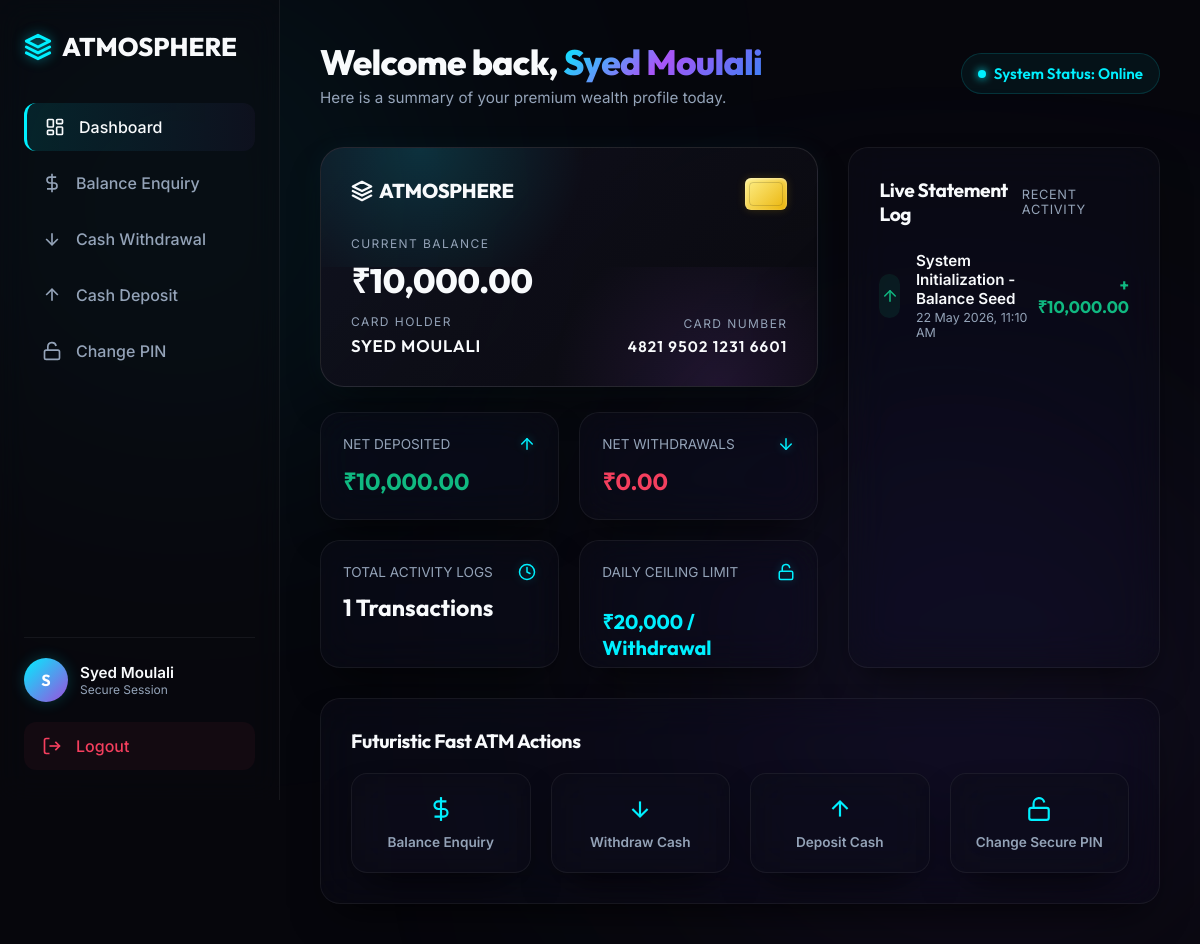
Page /dashboard (signed in) on the committed database.
### app/models.py (models this page shows, shortened)
class Account(db.Model):
    __tablename__ = 'accounts'
    account_number = db.Column(db.String(20), primary_key=True)
    account_holder_name = db.Column(db.String(100), nullable=False)
    pin_hash = db.Column(db.String(256), nullable=False)
    account_status = db.Column(db.String(20), default='Active', nullable=False)  # 'Active' or 'Blocked'
    balance = db.Column(db.Float, default=0.0, nullable=False)
    created_at = db.Column(db.DateTime, default=lambda: datetime.now(timezone.utc), nullable=False)
    transactions = db.relationship('Transaction', backref='account', lazy=True, cascade='all, delete-orphan')

class Transaction(db.Model):
    __tablename__ = 'transactions'
    id = db.Column(db.Integer, primary_key=True, autoincrement=True)
    account_number = db.Column(db.String(20), db.ForeignKey('accounts.account_number'), nullable=False)
    type = db.Column(db.String(20), nullable=False)  # 'Deposit', 'Withdrawal', 'PIN Change'
    amount = db.Column(db.Float, nullable=False)
    description = db.Column(db.String(200), nullable=True)
    timestamp = db.Column(db.DateTime, default=lambda: datetime.now(timezone.utc), nullable=False)

### app/routes/main.py (the view)
@main_bp.route("/dashboard")
@login_required
def dashboard():
    acc_num = session["account"]
    account = BankService.get_account(acc_num)
    if not account:
        session.clear()
        return redirect(url_for("auth.login"))
    analytics = BankService.get_analytics(acc_num)
    recent_tx = BankService.get_transaction_history(acc_num, limit=5)
    return render_template(
        "dashboard.html",
        name=account.account_holder_name,
        account_number=account.account_number,
        balance=account.balance,
        status=account.account_status,
        analytics=analytics,
        transactions=recent_tx
    )

### app/templates/dashboard.html (shortened to what this page needs)
{% extends "base.html" %}
{% block nav_dashboard %}active{% endblock %}
{% block content %}
<div class="page-header">
    <div>
        <h1 class="page-title">Welcome back, <span class="gradient-text">{{ name }}</span></h1>
        <p class="page-subtitle">Here is a summary of your premium wealth profile today.</p>
    </div>
    <div style="font-family: var(--font-outfit); font-weight: 600; font-size: 0.95rem; color: var(--accent-cyan); display: flex; align-items: center; gap: 8px; background: rgba(0, 240, 255, 0.05); padding: 10px 16px; border-radius: 30px; border: 1px solid rgba(0, 240, 255, 0.15);">
        <span style="display:inline-block; width: 8px; height: 8px; border-radius: 50%; background: var(--accent-cyan); box-shadow: 0 0 8px var(--accent-cyan);"></span>
        System Status: Online
    </div>
</div>
<div class="dashboard-grid">
    <div>
        <div class="premium-card">
            <div class="card-header-row">
                <div class="card-brand">
                    <svg width="22" height="22" viewBox="0 0 24 24" fill="none" stroke="currentColor" stroke-width="2.5" stroke-linecap="round" stroke-linejoin="round"><path d="M12 2L2 7l10 5 10-5-10-5zM2 17l10 5 10-5M2 12l10 5 10-5"/></svg>
                    ATMOSPHERE
                </div>
                <div class="card-chip"></div>
            </div>
            <div class="card-mid-row">
                <div class="card-label">Current Balance</div>
                <div style="font-family: var(--font-outfit); font-size: 2.1rem; font-weight: 800; letter-spacing: -0.01em; color: var(--text-primary);">
                    {{ format_currency(balance) }}
                </div>
            </div>
            <div class="card-footer-row">
                <div>
                    <div class="card-label">Card Holder</div>
                    <div class="card-holder">{{ name }}</div>
                </div>
                <div class="card-expiry">
                    <div class="card-label">Card Number</div>
                    <div class="card-number" style="font-size: 0.95rem; letter-spacing: 0.08em;">4821 9502 {{ account_number[0:4] }} {{ account_number[4:8] }}</div>
                </div>
            </div>
        </div>
        <div class="stats-container">
            <div class="glass-panel stat-widget glass-panel-floating">
                <div class="stat-header">
                    <span>NET DEPOSITED</span>
                    <svg width="18" height="18" viewBox="0 0 24 24" fill="none" stroke="currentColor" stroke-width="2" stroke-linecap="round" stroke-linejoin="round"><line x1="12" y1="19" x2="12" y2="5"></line><polyline points="5 12 12 5 19 12"></polyline></svg>
                </div>
                <div class="stat-value" style="color: var(--accent-green);">
                    {{ format_currency(analytics.total_deposited) if analytics else format_currency(balance) }}
                </div>
            </div>
            <div class="glass-panel stat-widget glass-panel-floating">
                <div class="stat-header">
                    <span>NET WITHDRAWALS</span>
                    <svg width="18" height="18" viewBox="0 0 24 24" fill="none" stroke="currentColor" stroke-width="2" stroke-linecap="round" stroke-linejoin="round"><line x1="12" y1="5" x2="12" y2="19"></line><polyline points="19 12 12 19 5 12"></polyline></svg>
                </div>
                <div class="stat-value" style="color: var(--accent-red);">
                    {{ format_currency(analytics.total_withdrawn) if analytics else format_currency(0.0) }}
                </div>
            </div>
            <div class="glass-panel stat-widget glass-panel-floating">
                <div class="stat-header">
                    <span>TOTAL ACTIVITY LOGS</span>
                    <svg width="18" height="18" viewBox="0 0 24 24" fill="none" stroke="currentColor" stroke-width="2" stroke-linecap="round" stroke-linejoin="round"><circle cx="12" cy="12" r="10"></circle><polyline points="12 6 12 12 16 14"></polyline></svg>
                </div>
                <div class="stat-value">
                    {{ analytics.transaction_count if analytics else 0 }} Transactions
                </div>
            </div>
            <div class="glass-panel stat-widget glass-panel-floating">
                <div class="stat-header">
                    <span>DAILY CEILING LIMIT</span>
                    <svg width="18" height="18" viewBox="0 0 24 24" fill="none" stroke="currentColor" stroke-width="2" stroke-linecap="round" stroke-linejoin="round"><rect x="3" y="11" width="18" height="11" rx="2" ry="2"></rect><path d="M7 11V7a5 5 0 0 1 9.9-1"></path></svg>
                </div>
                <div class="stat-value" style="color: var(--accent-cyan); font-size: 1.25rem; align-items:center; display:flex; height: 100%;">
                    ₹20,000 / Withdrawal
                </div>
            </div>
        </div>
    </div>
    <div class="glass-panel activity-card">
        <div class="activity-header">
            <h2 class="quick-actions-title" style="margin-bottom:0;">Live Statement Log</h2>
            <div style="font-size:0.8rem; color: var(--text-secondary); text-transform:uppercase; letter-spacing:0.05em;">Recent Activity</div>
        </div>
        <div class="activity-list">
            {% if transactions %}
                {% for tx in transactions %}
                    <div class="activity-item">
                        <div class="activity-left">
                            <div class="activity-icon-box {% if tx.type == 'Deposit' %}icon-deposit{% elif tx.type == 'Withdrawal' %}icon-withdraw{% else %}icon-security{% endif %}">
                                {% if tx.type == 'Deposit' %}
                                    <svg width="18" height="18" viewBox="0 0 24 24" fill="none" stroke="currentColor" stroke-width="2" stroke-linecap="round" stroke-linejoin="round"><line x1="12" y1="19" x2="12" y2="5"></line><polyline points="5 12 12 5 19 12"></polyline></svg>
                                {% elif tx.type == 'Withdrawal' %}
                                    <svg width="18" height="18" viewBox="0 0 24 24" fill="none" stroke="currentColor" stroke-width="2" stroke-linecap="round" stroke-linejoin="round"><line x1="12" y1="5" x2="12" y2="19"></line><polyline points="19 12 12 19 5 12"></polyline></svg>
                                {% else %}
                                    <svg width="18" height="18" viewBox="0 0 24 24" fill="none" stroke="currentColor" stroke-width="2" stroke-linecap="round" stroke-linejoin="round"><rect x="3" y="11" width="18" height="11" rx="2" ry="2"></rect><path d="M7 11V7a5 5 0 0 1 9.9-1"></path></svg>
                                {% endif %}
                            </div>
                            <div class="activity-details">
                                <span class="activity-title">{{ tx.description }}</span>
                                <span class="activity-time">{{ tx.timestamp.strftime('%d %b %Y, %I:%M %p') }}</span>
                            </div>
                        </div>
                        <div class="activity-right">
                            <span class="activity-amount {% if tx.type == 'Deposit' %}amount-positive{% elif tx.type == 'Withdrawal' %}amount-negative{% endif %}">
                                {% if tx.type == 'Deposit' %}+{% elif tx.type == 'Withdrawal' %}-{% endif %}
                                ₹{{ "{:,.2f}".format(tx.amount) }}
                            </span>
                        </div>
                    </div>
                {% endfor %}
            {% endif %}
        </div>
    </div>
</div>
<div class="glass-panel quick-actions-panel">
    <h2 class="quick-actions-title">Futuristic Fast ATM Actions</h2>
    <div class="quick-actions-grid">
        <a href="{{ url_for('main.balance') }}" class="glass-panel quick-action-btn glass-panel-floating">
            <svg viewBox="0 0 24 24" fill="none" stroke="currentColor" stroke-width="2"><line x1="12" y1="1" x2="12" y2="23"></line><path d="M17 5H9.5a3.5 3.5 0 0 0 0 7h5a3.5 3.5 0 0 1 0 7H6"></path></svg>
            <span class="quick-action-label">Balance Enquiry</span>
        </a>
        <a href="{{ url_for('transactions.withdraw') }}" class="glass-panel quick-action-btn glass-panel-floating">
            <svg viewBox="0 0 24 24" fill="none" stroke="currentColor" stroke-width="2"><line x1="12" y1="5" x2="12" y2="19"></line><polyline points="19 12 12 19 5 12"></polyline></svg>
            <span class="quick-action-label">Withdraw Cash</span>
        </a>
        <a href="{{ url_for('transactions.deposit') }}" class="glass-panel quick-action-btn glass-panel-floating">
            <svg viewBox="0 0 24 24" fill="none" stroke="currentColor" stroke-width="2"><line x1="12" y1="19" x2="12" y2="5"></line><polyline points="5 12 12 5 19 12"></polyline></svg>
            <span class="quick-action-label">Deposit Cash</span>
        </a>
        <a href="{{ url_for('transactions.changepin') }}" class="glass-panel quick-action-btn glass-panel-floating">
            <svg viewBox="0 0 24 24" fill="none" stroke="currentColor" stroke-width="2"><rect x="3" y="11" width="18" height="11" rx="2" ry="2"></rect><path d="M7 11V7a5 5 0 0 1 9.9-1"></path></svg>
            <span class="quick-action-label">Change Secure PIN</span>
        </a>
    </div>
</div>
{% endblock %}

### app/templates/base.html (shortened to what this page needs)
<!DOCTYPE html>
<html lang="en">
<head>
    <link rel="stylesheet" href="{{ url_for('static', filename='css/style.css') }}">
</head>
<body>
    <div class="ambient-glows">
        <div class="glow-blob glow-blob-1"></div>
        <div class="glow-blob glow-blob-2"></div>
        <div class="glow-blob glow-blob-3"></div>
    </div>
    {% block layout %}
    <div class="app-layout">
        <aside class="app-sidebar">
            <div>
                <a href="{{ url_for('main.dashboard') }}" class="sidebar-brand">
                    <svg width="28" height="28" viewBox="0 0 24 24" fill="none" stroke="currentColor" stroke-width="2.5" stroke-linecap="round" stroke-linejoin="round"><path d="M12 2L2 7l10 5 10-5-10-5zM2 17l10 5 10-5M2 12l10 5 10-5"/></svg>
                    <span>ATMOSPHERE</span>
                </a>
                <ul class="sidebar-menu">
                    <li class="sidebar-item {% block nav_dashboard %}{% endblock %}">
                        <a href="{{ url_for('main.dashboard') }}">
                            <svg viewBox="0 0 24 24" fill="none" stroke="currentColor" stroke-width="2"><rect x="3" y="3" width="7" height="9" rx="1"></rect><rect x="14" y="3" width="7" height="5" rx="1"></rect><rect x="14" y="12" width="7" height="9" rx="1"></rect><rect x="3" y="16" width="7" height="5" rx="1"></rect></svg>
                            <span>Dashboard</span>
                        </a>
                    </li>
                    <li class="sidebar-item {% block nav_balance %}{% endblock %}">
                        <a href="{{ url_for('main.balance') }}">
                            <svg viewBox="0 0 24 24" fill="none" stroke="currentColor" stroke-width="2"><line x1="12" y1="1" x2="12" y2="23"></line><path d="M17 5H9.5a3.5 3.5 0 0 0 0 7h5a3.5 3.5 0 0 1 0 7H6"></path></svg>
                            <span>Balance Enquiry</span>
                        </a>
                    </li>
                    <li class="sidebar-item {% block nav_withdraw %}{% endblock %}">
                        <a href="{{ url_for('transactions.withdraw') }}">
                            <svg viewBox="0 0 24 24" fill="none" stroke="currentColor" stroke-width="2"><line x1="12" y1="5" x2="12" y2="19"></line><polyline points="19 12 12 19 5 12"></polyline></svg>
                            <span>Cash Withdrawal</span>
                        </a>
                    </li>
                    <li class="sidebar-item {% block nav_deposit %}{% endblock %}">
                        <a href="{{ url_for('transactions.deposit') }}">
                            <svg viewBox="0 0 24 24" fill="none" stroke="currentColor" stroke-width="2"><line x1="12" y1="19" x2="12" y2="5"></line><polyline points="5 12 12 5 19 12"></polyline></svg>
                            <span>Cash Deposit</span>
                        </a>
                    </li>
                    <li class="sidebar-item {% block nav_changepin %}{% endblock %}">
                        <a href="{{ url_for('transactions.changepin') }}">
                            <svg viewBox="0 0 24 24" fill="none" stroke="currentColor" stroke-width="2"><rect x="3" y="11" width="18" height="11" rx="2" ry="2"></rect><path d="M7 11V7a5 5 0 0 1 9.9-1"></path></svg>
                            <span>Change PIN</span>
                        </a>
                    </li>
                </ul>
            </div>
            <div class="sidebar-footer">
                <div class="user-profile-widget">
                    <div class="avatar">
                        {{ name[0] if name else 'A' }}
                    </div>
                    <div class="profile-info">
                        <div class="profile-name" title="{{ name }}">{{ name }}</div>
                        <div class="profile-role">Secure Session</div>
                    </div>
                </div>
                <li class="sidebar-item" style="list-style:none;">
                    <a href="{{ url_for('auth.logout') }}" style="color: var(--accent-red); background: rgba(244, 63, 94, 0.05);">
                        <svg viewBox="0 0 24 24" fill="none" stroke="currentColor" stroke-width="2"><path d="M9 21H5a2 2 0 0 1-2-2V5a2 2 0 0 1 2-2h4"></path><polyline points="16 17 21 12 16 7"></polyline><line x1="21" y1="12" x2="9" y2="12"></line></svg>
                        <span>Logout</span>
                    </a>
                </li>
            </div>
        </aside>
        <main class="app-content">
            {% block content %}{% endblock %}
        </main>
    </div>
    {% endblock %}
</body>
</html>

### rows in the picture
Account: account_holder_name "S", account_holder_name "Syed Moulali", balance "₹10,000.00", account_holder_name "SYED MOULALI"
Transaction: type "Deposit" (drawn), description "System Initialization - Balance Seed", timestamp "22 May 2026, 11:10 AM", amount "10,000.00"

### other values in the picture
{{ account_number[0:4] }} "1231"
{{ account_number[4:8] }} "6601"
{{ analytics.transaction_count if analytics else 0 }} "1"
